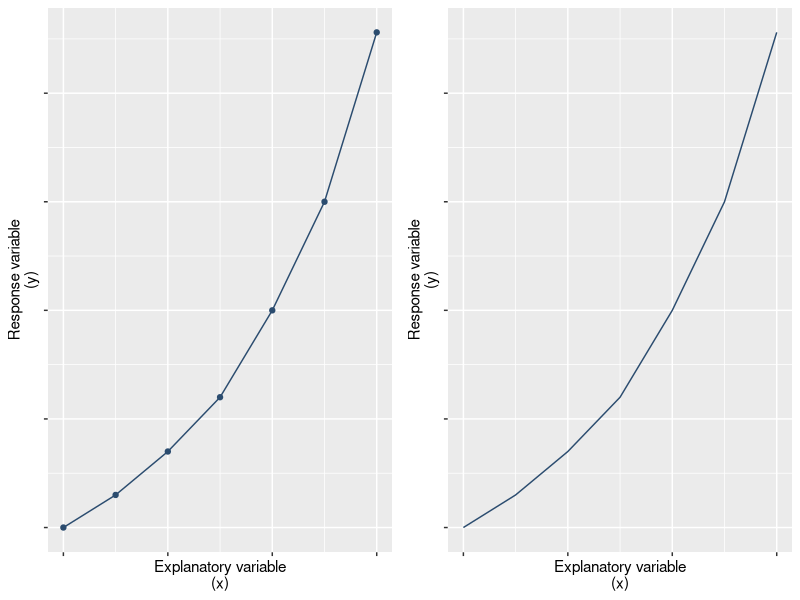
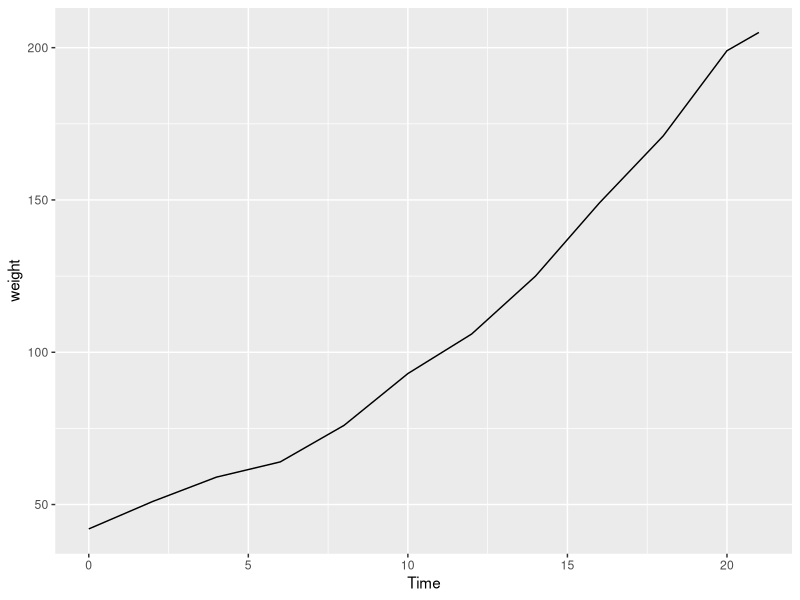
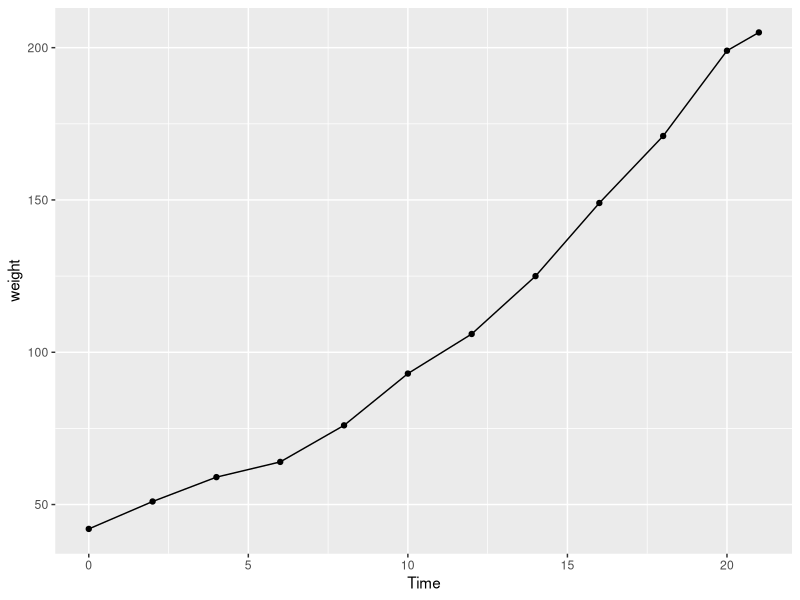
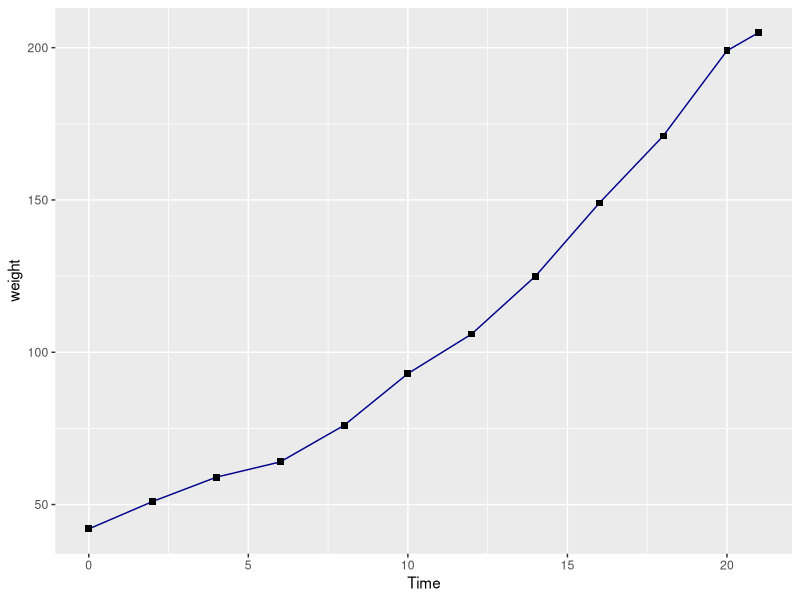
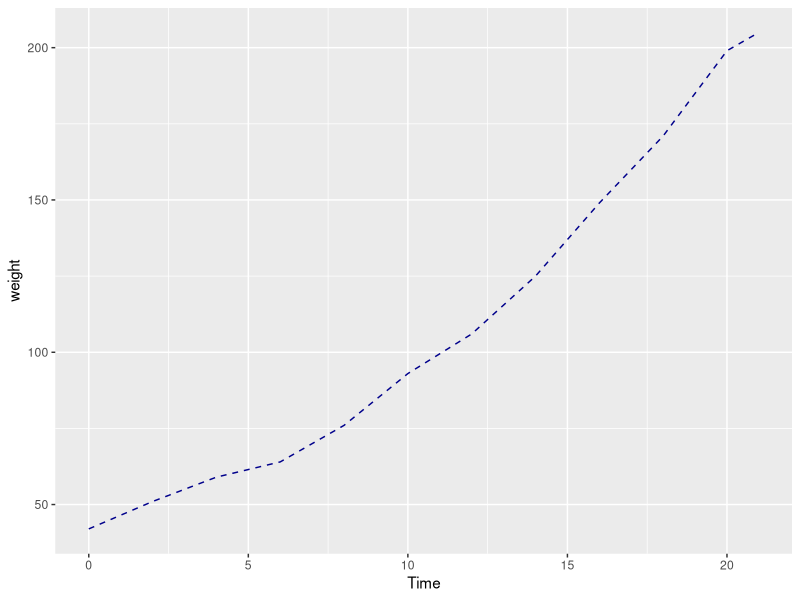
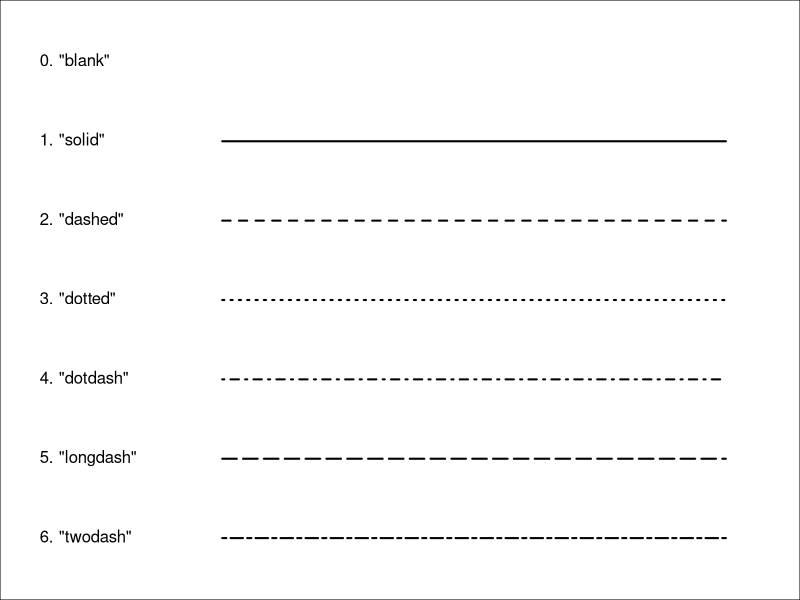
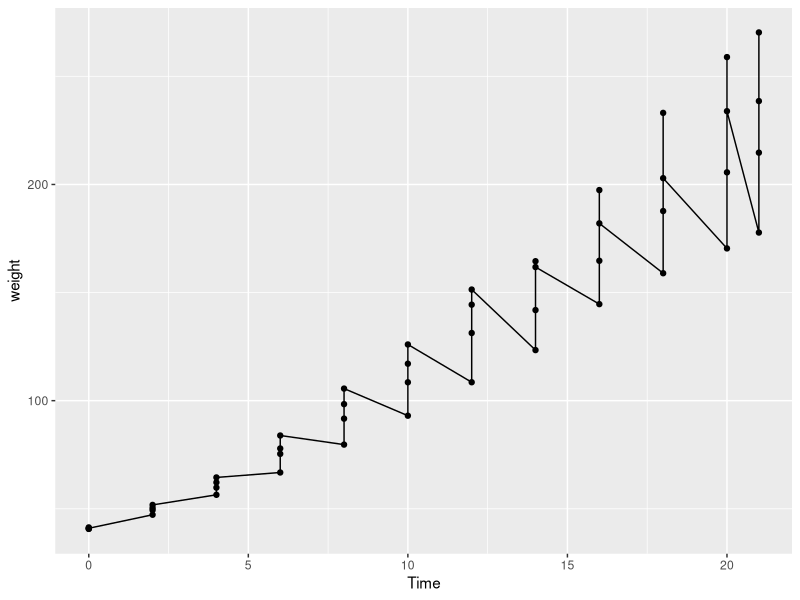
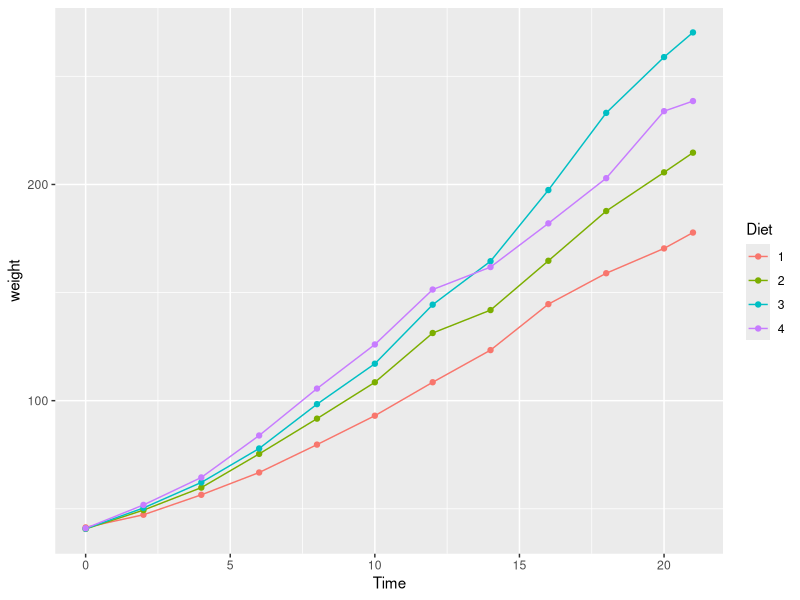

Write the R code that produced these figures, in order.
## ---- chunk 1
options(width = 108)
## ---- chunk 2
require(dplyr)
require(ggplot2)
## ---- chunk 3
ds = data.frame(x=0:6, y=c(0,3,7,12,20,30,45.6))

ggp <- ggplot(data=ds, aes(x=x, y=y)) + 
  geom_line(colour="#2B4C6F") +  
  xlab("Explanatory variable\n(x)") + ylab("Response variable\n(y)") +
  theme(axis.text.x = element_blank(), axis.text.y = element_blank())

gridExtra::grid.arrange(ggp+geom_point(colour="#2B4C6F"), ggp, ncol=2)
## ---- chunk 4
ggplot(data=(ChickWeight %>% filter(Chick==1)), mapping=aes(x=Time, y=weight)) + geom_line()
## ---- chunk 5
ggplot(data=(ChickWeight %>% filter(Chick==1)), mapping=aes(x=Time, y=weight)) + geom_line() + geom_point()
## ---- chunk 6
ggplot(data=(ChickWeight %>% filter(Chick==1)), mapping=aes(x=Time, y=weight)) +
  geom_line(colour="darkblue") + geom_point(shape=15, size=2)
## ---- chunk 7
ggplot(data=(ChickWeight %>% filter(Chick==1)), mapping=aes(x=Time, y=weight)) +
  geom_line(colour="darkblue", linetype=2)
## ---- chunk 8
par(mar=rep(0,4))
# Make an empty chart
plot(1, 1, xlim = c(0.5, 5.5), ylim=c(0.5, 7.5), type = "n", axes = FALSE, ann = FALSE, frame.plot = TRUE, mar=0)
# Default values
x0 = 0.5 # Text x coordinate
xs = 1.8 # Line start point
xe = 5.2 # Line end point
cex0 = 1 # Default text size (cex)
pos0 = 4 # Default text position (pos): right
lwd0 = 2 # Default line width (lwd)
# Line 0
text(x = x0, y = 7, labels = '0. "blank"', cex = cex0, pos = pos0)
lines(x = c(xs, xe), y = c(7, 7), lty = 0, lwd = lwd0)
# Line 1
text(x = x0, y = 6, labels = '1. "solid"', cex = cex0, pos = pos0)
lines(x = c(xs, xe), y = c(6, 6), lty = 1, lwd = lwd0)
# Line 2
text(x = x0, y = 5, labels = '2. "dashed"', cex = cex0, pos = pos0)
lines(x = c(xs, xe), y = c(5, 5), lty = 2, lwd = lwd0)
# Line 3
text(x = x0, y = 4, labels = '3. "dotted"', cex = cex0, pos = pos0)
lines(x = c(xs, xe), y = c(4, 4), lty = 3, lwd = lwd0)
# Line 4
text(x = x0, y = 3, labels = '4. "dotdash"', cex = cex0, pos = pos0)
lines(x = c(xs, xe), y = c(3, 3), lty = 4, lwd = lwd0)
# Line 5
text(x = x0, y = 2, labels = '5. "longdash"', cex = cex0, pos = pos0)
lines(x = c(xs, xe), y = c(2, 2), lty = 5, lwd = lwd0)
# Line 6
text(x = x0, y = 1, labels = '6. "twodash"', cex = cex0, pos = pos0)
lines(x = c(xs, xe), y = c(1, 1), lty = 6, lwd = lwd0)
## ---- chunk 9
ChickWeightMean <- ChickWeight %>% group_by(Time, Diet) %>% summarize(weight=mean(weight))
ChickWeightMean
## ---- chunk 10
ggplot(data=ChickWeightMean, mapping=aes(x=Time, y=weight)) +
  geom_line() + geom_point()
## ---- chunk 11
ggplot(data=ChickWeightMean, mapping=aes(x=Time, y=weight, colour=Diet)) +
  geom_line() + geom_point()
## ---- chunk 12
tg <- ToothGrowth %>% group_by(supp, dose) %>% summarize(length=mean(len))
tg
## ---- chunk 13
ggplot(data=tg, mapping=aes(x=dose, y=length, colour=supp)) +
  geom_line() + geom_point()
## ---- chunk 14
ggplot(data=tg, mapping=aes(x=factor(dose), y=length, colour=supp, group=supp)) +
  geom_line() + geom_point()
## ---- chunk 15
ggplot(data=(tg%>%filter(supp=="OJ")), mapping=aes(x=factor(dose), y=length, group=1)) +
  geom_line() + geom_point()
## ---- chunk 16
ggplot(data=tg, mapping=aes(x=factor(dose), y=length, colour=supp, group=supp)) +
  geom_line(position=position_dodge(0.15)) + geom_point(position=position_dodge(0.15))
## ---- chunk 17
ChickWeightMean <- ChickWeightMean %>% mutate(Diet = factor(Diet, levels=1:4, labels=c("A","B","C","D")))
## ---- chunk 18
ggplot(data=ChickWeightMean, mapping=aes(x=Time, y=weight, colour=Diet)) +
  geom_line() + geom_point() + scale_color_manual(values=c("red", "blue", "green", "orange"))
## ---- chunk 19
ggplot(data=ChickWeightMean, mapping=aes(x=Time, y=weight, colour=Diet)) +
  geom_line() + geom_point() + 
  scale_color_manual(values=c("D"="orange", "B"="blue", "A"="red", "C"="green"))
## ---- chunk 20
ggplot(data=ChickWeightMean, mapping=aes(x=Time, y=weight, colour=Diet)) +
  geom_line(mapping=aes(linetype=Diet)) + geom_point(mapping=aes(shape=Diet)) + 
  scale_color_manual(values=c("D"="orange", "B"="blue", "A"="red", "C"="green")) +
  scale_shape_manual(values=c(16,18,20,22)) + 
  scale_linetype_manual(values=c(1,3,5,6))
## ---- chunk 21
ChickWeightGrowth <- ChickWeight %>% group_by(Chick) %>%
  mutate(growth=c(0,diff(weight))) %>% filter(growth != 0)
  
ChickWeightGrowthMean <- ChickWeightGrowth %>% group_by(Time, Diet) %>%
  summarize(growth=mean(growth)) 

ggp <- ggplot(data=ChickWeightGrowthMean, mapping=aes(x=Time, y=growth, colour=Diet)) +
  geom_line(mapping=aes(linetype=Diet)) + geom_point(mapping=aes(shape=Diet))

ggp
## ---- chunk 22
growth_avg <- ChickWeightGrowth %>% magrittr::use_series(growth) %>% mean
ggp1 <- ggp + geom_hline(yintercept = growth_avg, colour="grey20")
ggp1
## ---- chunk 23
ggp1 + geom_vline(xintercept = c(7,14,21), colour="grey40", linetype=3)
